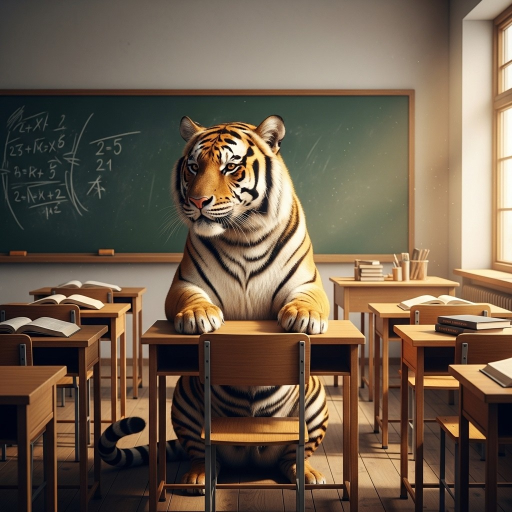
#> input picture Image_Classification/images/Tiger.jpg, 1024 x 1024 px (shown at 1/2 size)
$ python basic_filter.py
#> lines starting #> are read from the running program, lines starting #| are printed output that depends on the picture
#> the answer given: images/Tiger.jpg
from PIL import Image, ImageFilter, ImageEnhance
import matplotlib.pyplot as plt
import os
import numpy as np

def apply_wild_neon_filter(image_path, output_path="neon_tiger.png"):
#> called with image_path = 'images/Tiger.jpg', output_path = 'images/Tiger_wild_neon.jpg'
    try:
        img = Image.open(image_path)
#> img is the input picture: PIL image 1024x1024 RGB; mean R, G, B 110.3, 93.6, 76
        img_resized = img.resize((512, 512))
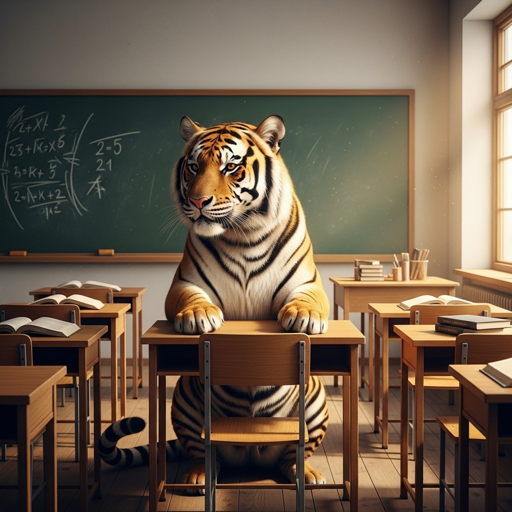
#> img_resized: PIL image 512x512 RGB; mean R, G, B 110.3, 93.6, 76

        # Enhance color saturation for vibrant look
        enhancer = ImageEnhance.Color(img_resized)
        img_saturated = enhancer.enhance(1.8)
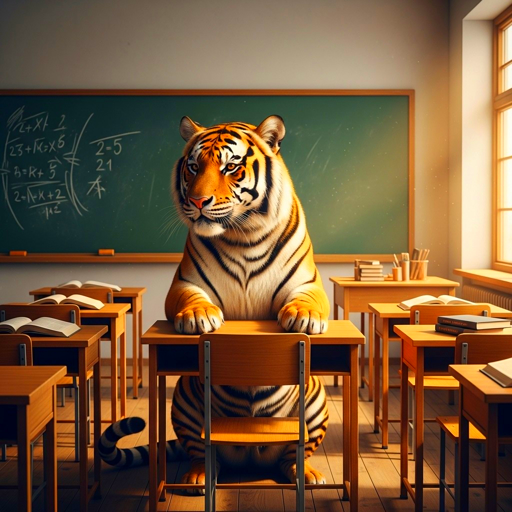
#> img_saturated: PIL image 512x512 RGB; mean R, G, B 120.3, 90.9, 59.5

        # Enhance contrast to make features pop
        contrast = ImageEnhance.Contrast(img_saturated)
        img_contrast = contrast.enhance(1.4)
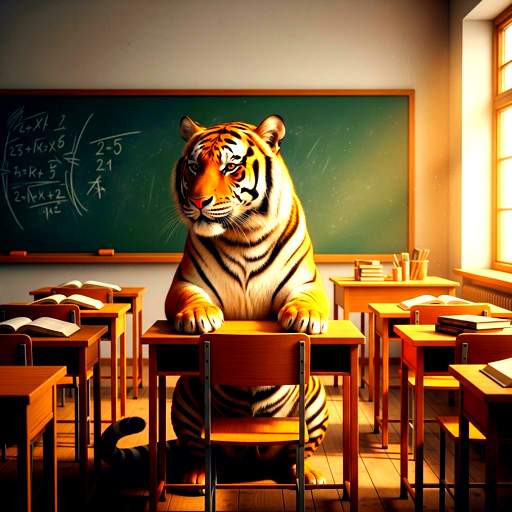
#> img_contrast: PIL image 512x512 RGB; mean R, G, B 125.5, 89.6, 50.5

        # Enhance sharpness for crisp edges
        sharpness = ImageEnhance.Sharpness(img_contrast)
        img_sharp = sharpness.enhance(2.0)

        # Add a slight edge enhancement
        img_edges = img_sharp.filter(ImageFilter.EDGE_ENHANCE_MORE)
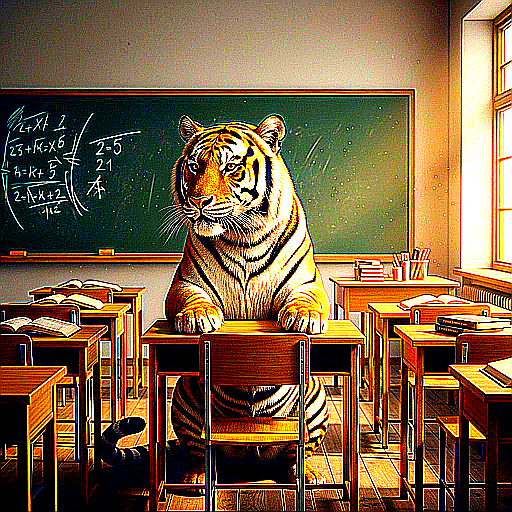
#> img_edges: PIL image 512x512 RGB; mean R, G, B 125.8, 96.4, 61.6

        # Blend original sharp image with edge-enhanced version
        img_final = Image.blend(img_sharp, img_edges, 0.3)
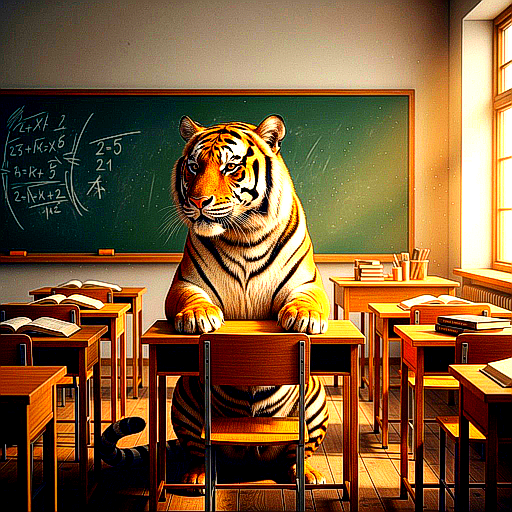
#> img_final: PIL image 512x512 RGB; mean R, G, B 125.1, 91.6, 54

        # Display the result
        plt.figure(figsize=(10, 5))

        plt.subplot(1, 2, 1)
        plt.imshow(img_resized)
        plt.title("Original")
        plt.axis('off')

        plt.subplot(1, 2, 2)
        plt.imshow(img_final)
        plt.title("Wild Neon Filter")
        plt.axis('off')

        plt.tight_layout()
        plt.savefig(output_path, bbox_inches='tight', pad_inches=0)
        plt.close()

        print(f"Processed image saved as '{output_path}'.")

        return img_final

    except Exception as e:
        print(f"Error processing image: {e}")

if __name__ == "__main__":
    print("Wild Neon Filter - Tiger Edition (type 'exit' to quit)\n")
    while True:
#> (the run stopped early here; a loop or call above may not have finished)
